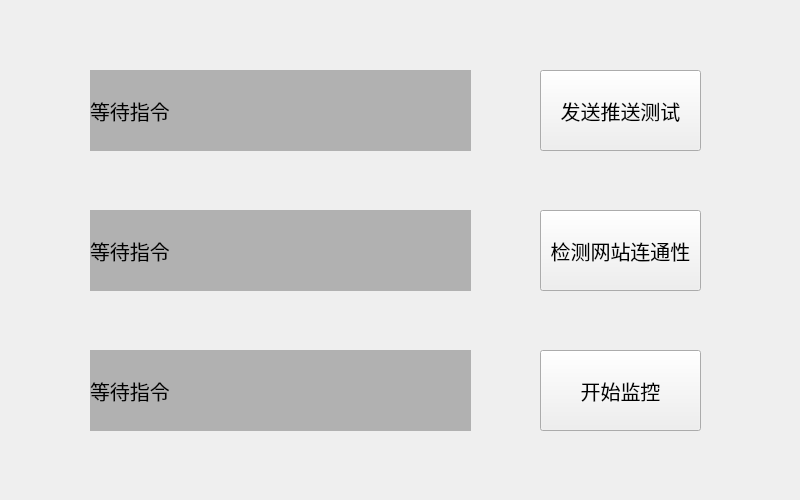
<?xml version="1.0" encoding="UTF-8"?>
<ui version="4.0">
 <class>MainWindow</class>
 <widget class="QMainWindow" name="MainWindow">
  <property name="geometry">
   <rect>
    <x>0</x>
    <y>0</y>
    <width>800</width>
    <height>500</height>
   </rect>
  </property>
  <property name="windowTitle">
   <string>红外热像监测</string>
  </property>
  <widget class="QWidget" name="centralwidget">
   <widget class="QPushButton" name="pushButton">
    <property name="geometry">
     <rect>
      <x>540</x>
      <y>70</y>
      <width>161</width>
      <height>81</height>
     </rect>
    </property>
    <property name="font">
     <font>
      <family>Microsoft YaHei</family>
      <pointsize>15</pointsize>
     </font>
    </property>
    <property name="text">
     <string>发送推送测试</string>
    </property>
   </widget>
   <widget class="QLabel" name="label">
    <property name="geometry">
     <rect>
      <x>90</x>
      <y>70</y>
      <width>381</width>
      <height>81</height>
     </rect>
    </property>
    <property name="font">
     <font>
      <family>Microsoft YaHei</family>
      <pointsize>15</pointsize>
     </font>
    </property>
    <property name="styleSheet">
     <string notr="true">background-color: rgb(177, 177, 177);</string>
    </property>
    <property name="text">
     <string>等待指令</string>
    </property>
   </widget>
   <widget class="QLabel" name="label_2">
    <property name="geometry">
     <rect>
      <x>90</x>
      <y>210</y>
      <width>381</width>
      <height>81</height>
     </rect>
    </property>
    <property name="font">
     <font>
      <family>Microsoft YaHei</family>
      <pointsize>15</pointsize>
     </font>
    </property>
    <property name="styleSheet">
     <string notr="true">background-color: rgb(177, 177, 177);</string>
    </property>
    <property name="text">
     <string>等待指令</string>
    </property>
   </widget>
   <widget class="QLabel" name="label_3">
    <property name="geometry">
     <rect>
      <x>90</x>
      <y>350</y>
      <width>381</width>
      <height>81</height>
     </rect>
    </property>
    <property name="font">
     <font>
      <family>Microsoft YaHei</family>
      <pointsize>15</pointsize>
     </font>
    </property>
    <property name="styleSheet">
     <string notr="true">background-color: rgb(177, 177, 177);</string>
    </property>
    <property name="text">
     <string>等待指令</string>
    </property>
   </widget>
   <widget class="QPushButton" name="pushButton_2">
    <property name="geometry">
     <rect>
      <x>540</x>
      <y>210</y>
      <width>161</width>
      <height>81</height>
     </rect>
    </property>
    <property name="font">
     <font>
      <family>Microsoft YaHei</family>
      <pointsize>15</pointsize>
     </font>
    </property>
    <property name="text">
     <string>检测网站连通性</string>
    </property>
   </widget>
   <widget class="QPushButton" name="pushButton_3">
    <property name="geometry">
     <rect>
      <x>540</x>
      <y>350</y>
      <width>161</width>
      <height>81</height>
     </rect>
    </property>
    <property name="font">
     <font>
      <family>Microsoft YaHei</family>
      <pointsize>15</pointsize>
     </font>
    </property>
    <property name="text">
     <string>开始监控</string>
    </property>
   </widget>
  </widget>
 </widget>
 <resources/>
 <connections/>
</ui>
